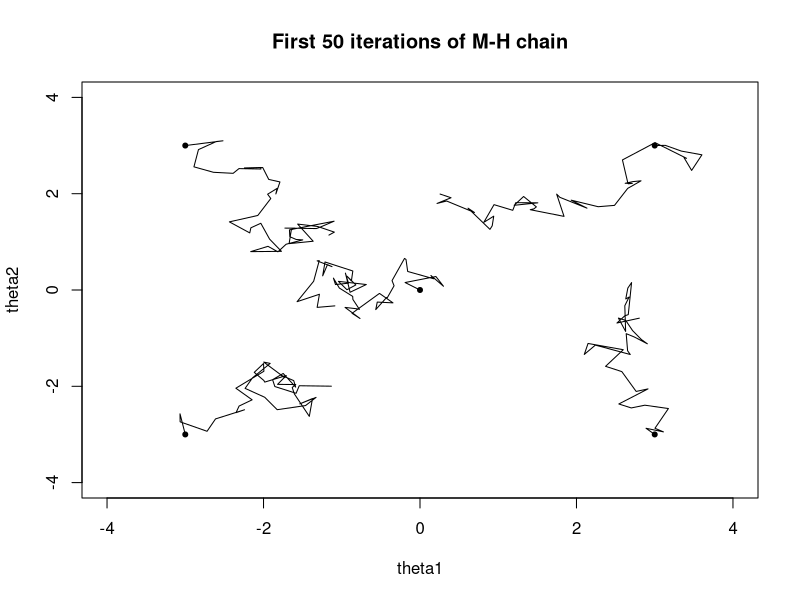
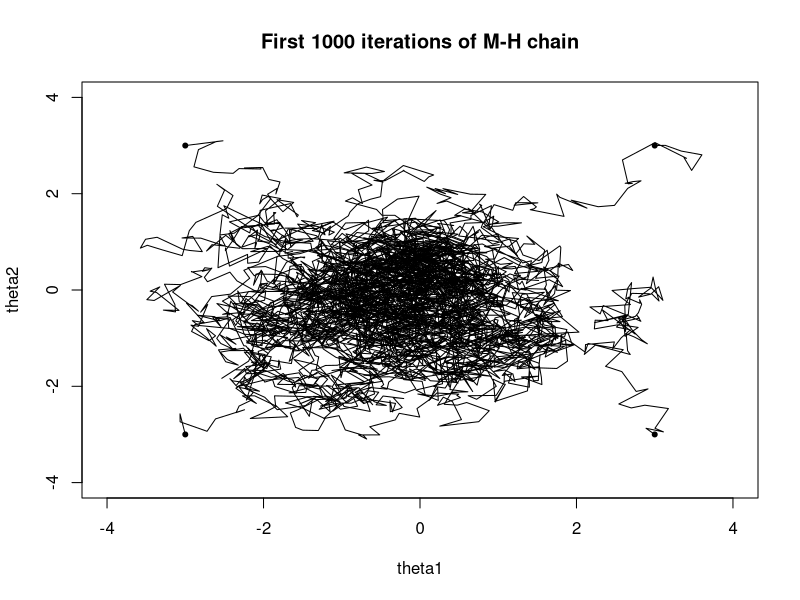
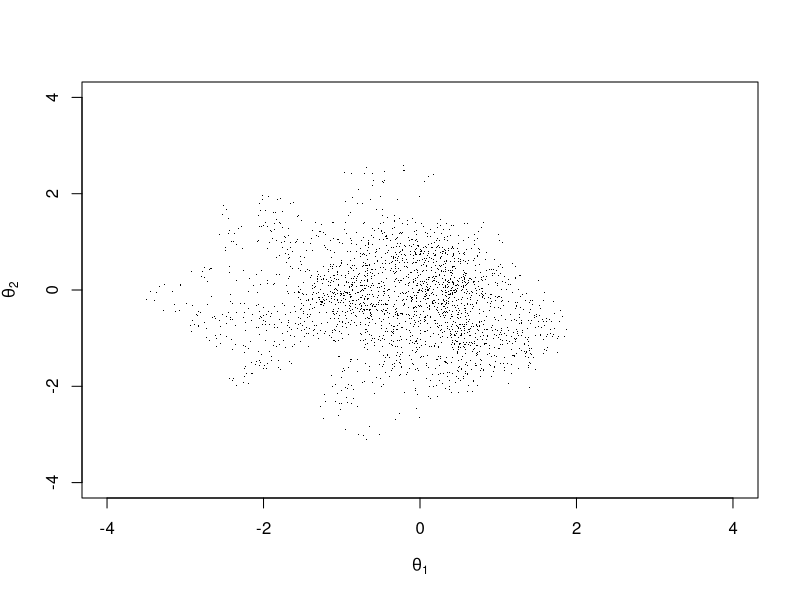
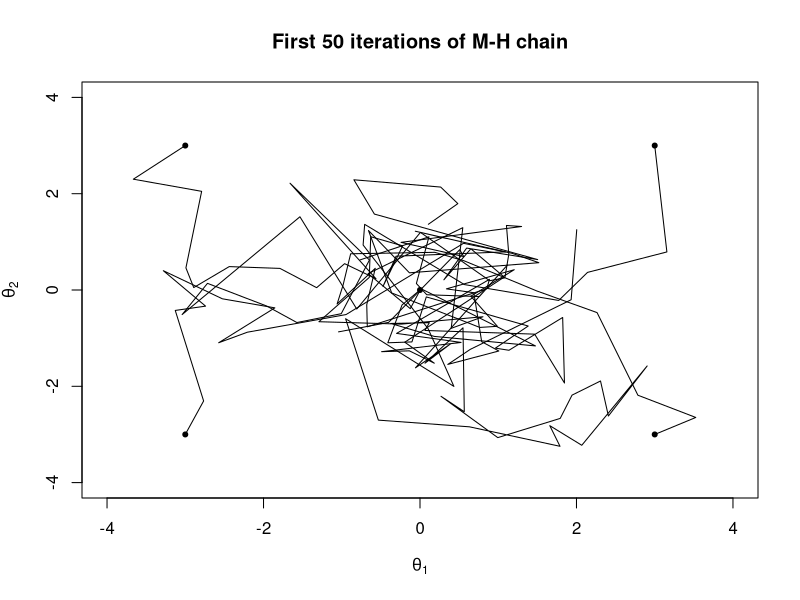
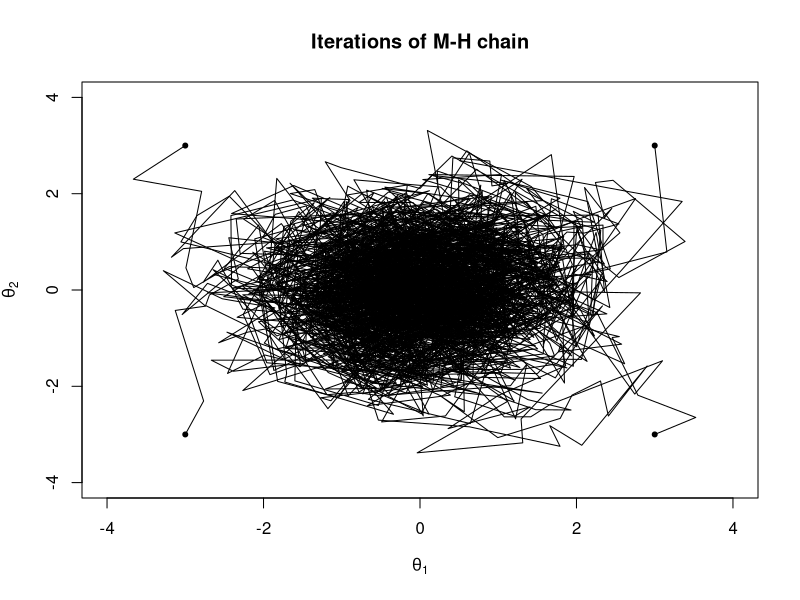
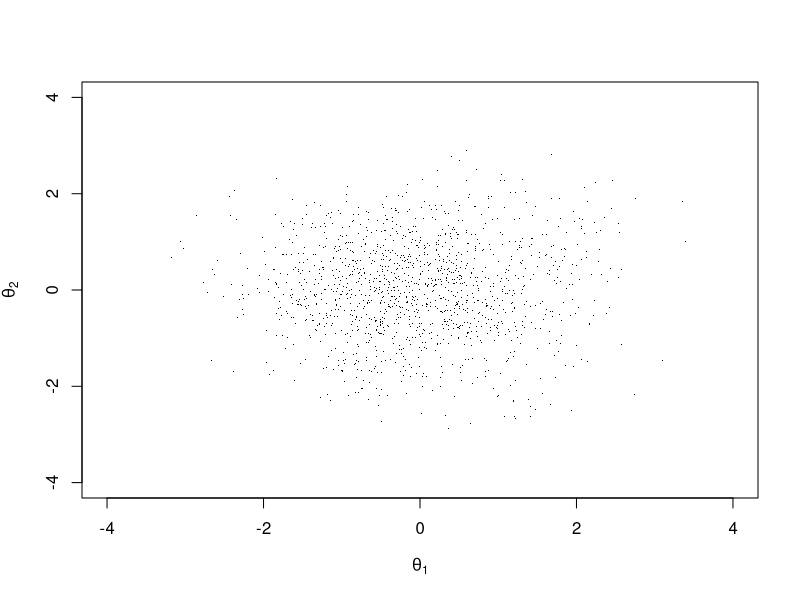

The R script that drew these images, in order:
library(mvtnorm) # need to sample from multivariate normal and evaluate
                 # density of multivariate normal

# Data distribution: p(y | theta) = bivariate N(y | theta, I),
# where I is the 2x2 identity matrix and y = c(0, 0) is a 2-dimensional
# vector of 0s.
# Prior distribution: the improper prior p(theta) = 1
#
# We want to sample from the joint posterior for theta.
#
# Proposal distribution:
# The proposal distribution will also be bivariate normal,
# centered at the current iteration value of theta with a
# scaled version of I for the covariance.
# i.e., theta_star | theta^(t-1) ~ N(theta^(t-1) , const * I).
#
# Since the proposal distribution is not only symmetric,
# but depends only on the distance |theta_star - theta_current|,
# we can implement the  random walk metropolis algorithm
# because the ratio r simplifies to the ratio of posterior
# densities.

# Define function to perform metropolis algorithm
# B = number of cycles to run
# start = d-dimensional vector of starting values
# const = scaling constant c related to size of jump for
#         proprosal distribution
mh = function(B, start, const) {
  # identity matrix for proposal distribution
  Imat = diag(length(start))
  # store iterations
  theta = matrix(0, nrow = B + 1, ncol = length(start))
  theta[1, ] = start # first row of matrix is starting values
	for (i in 2:(B + 1)) {
	  # use c to convert from matrix to vector
		theta_star = c(rmvnorm(1, theta[i - 1, ], const * Imat))
		# Because we're using a random walk M-H, the acceptance ratio
		# simplifies to the ratio of the likelihood functions evaluated at
    # observed values of c(0, 0)
		r = dmvnorm(c(0, 0), mean = theta_star, sigma = Imat) /
         dmvnorm(c(0, 0), mean = theta[i - 1,], sigma = Imat)
		if (runif(1) <= min(r, 1)) {
			theta[i,] = theta_star
		} else {
			theta[i,] = theta[i - 1,]
		}
	}
	return(theta)
}

B = 1000
mh1 = mh(B, c(0, 0), const = .2^2)
mh2 = mh(B, c(-3, 3), const = .2^2)
mh3 = mh(B, c(-3, -3), const = .2^2)
mh4 = mh(B, c(3, -3), const = .2^2)
mh5 = mh(B, c(3, 3), const = .2^2)

# Plot first 50 steps of M-H chain.  Note starting point.
plot(c(-4, 4), c(-4, 4), type = "n", xlab = "theta1", ylab = "theta2")
lines(mh1[1:51,])
lines(mh2[1:51,])
lines(mh3[1:51,])
lines(mh4[1:51,])
lines(mh5[1:51,])
points(c(-3, -3, 0, 3, 3), c(-3, 3, 0, -3, 3), pch = 20)
title("First 50 iterations of M-H chain")

# Plot all steps of M-H chain.  Note starting point.  Converges
# eventually
plot(c(-4, 4), c(-4, 4), type = "n", xlab = "theta1", ylab = "theta2")
lines(mh1)
lines(mh2)
lines(mh3)
lines(mh4)
lines(mh5)
points(c(-3, -3, 0, 3, 3), c(-3, 3, 0, -3, 3), pch = 20)
title("First 1000 iterations of M-H chain")

#plot second half of posterior sample
plot(mh1[(B/2 + 1):(B + 1), ], pch = ".", xlim = c(-4, 4), ylim = c(-4, 4),
     xlab = expression(theta[1]), ylab = expression(theta[2]))
points(mh2[(B/2 + 1):(B + 1), ], pch = ".")
points(mh3[(B/2 + 1):(B + 1), ], pch = ".")
points(mh4[(B/2 + 1):(B + 1), ], pch = ".")
points(mh5[(B/2 + 1):(B + 1), ], pch = ".")

# Try same things with a different proposal that allows for larger jumps
mh1 = mh(B, c(0, 0), const = 1)
mh2 = mh(B, c(-3, 3), const = 1)
mh3 = mh(B, c(-3, -3), const = 1)
mh4 = mh(B, c(3, -3), const = 1)
mh5 = mh(B, c(3, 3), const = 1)

# Plot first 50 steps of M-H chain.  Note starting point.
plot(c(-4, 4), c(-4, 4), type = "n",
     xlab = expression(theta[1]), ylab = expression(theta[2]))
lines(mh1[1:51,])
lines(mh2[1:51,])
lines(mh3[1:51,])
lines(mh4[1:51,])
lines(mh5[1:51,])
points(c(-3, -3, 0, 3, 3), c(-3, 3, 0, -3, 3), pch = 20)
title("First 50 iterations of M-H chain")

# Plot all steps of M-H chain.  Note starting point.  Converges
# eventually
plot(c(-4, 4), c(-4, 4), type = "n",
     xlab = expression(theta[1]), ylab = expression(theta[2]))
lines(mh1)
lines(mh2)
lines(mh3)
lines(mh4)
lines(mh5)
points(c(-3, -3, 0, 3, 3), c(-3, 3, 0, -3, 3), pch = 20)
title("Iterations of M-H chain")

#plot second half of posterior sample
plot(mh1[(B/2 + 1):(B + 1), ], pch = ".", xlim = c(-4, 4), ylim = c(-4, 4),
     xlab = expression(theta[1]), ylab = expression(theta[2]))
points(mh2[(B/2 + 1):(B + 1), ], pch = ".")
points(mh3[(B/2 + 1):(B + 1), ], pch = ".")
points(mh4[(B/2 + 1):(B + 1), ], pch = ".")
points(mh5[(B/2 + 1):(B + 1), ], pch = ".")
